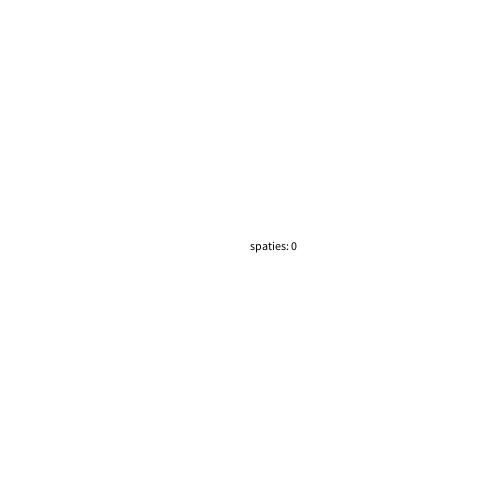
Frame 1 (no input)
Frame 60 (the mouse pressed at the canvas centre just before this capture): identical to frame 1, image omitted
Frame 120 (the mouse held since frame 60 and released just before this capture): identical to frame 1, image omitted

The Processing sketch that drew this single still picture (run headless with seeded random() and noise(); from frame 60 on, the mouse is pressed at the canvas centre):

// Processing sketch: opdracht_12_2
// ── opdracht_12_2.pde
int getal = 0;
long milliSeconds = 1000;

int seconden;  
int gedrukt = 0;
boolean racen = true;

void setup(){
  size(500,500);  
}      

void draw(){
  background(255,255,255);
  
seconden = millis()/1000;
if(seconden >= 10){
  racen = false;
}
  fill(0,0,0);
    text("spaties: " + gedrukt, 250,250);
}

void keyReleased(){
  if(key == 32 && racen){
  println(gedrukt++);
}}                        
